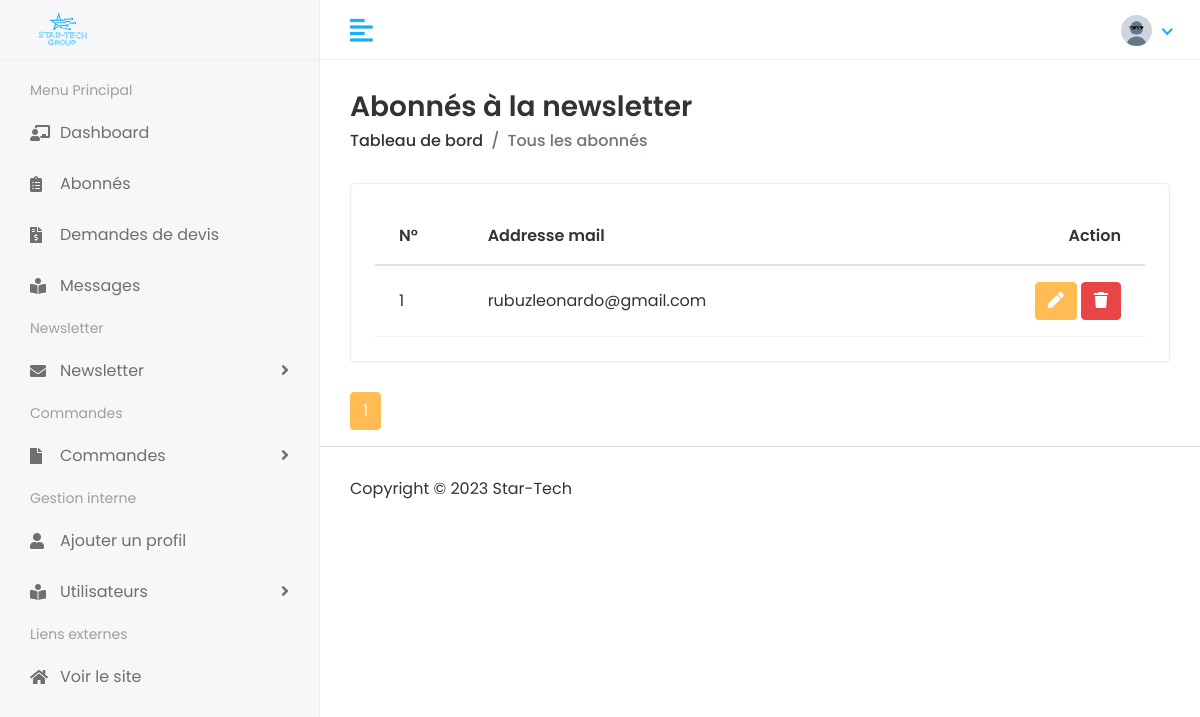
Before: /dashboard/subscribers (signed in) with the older database file.
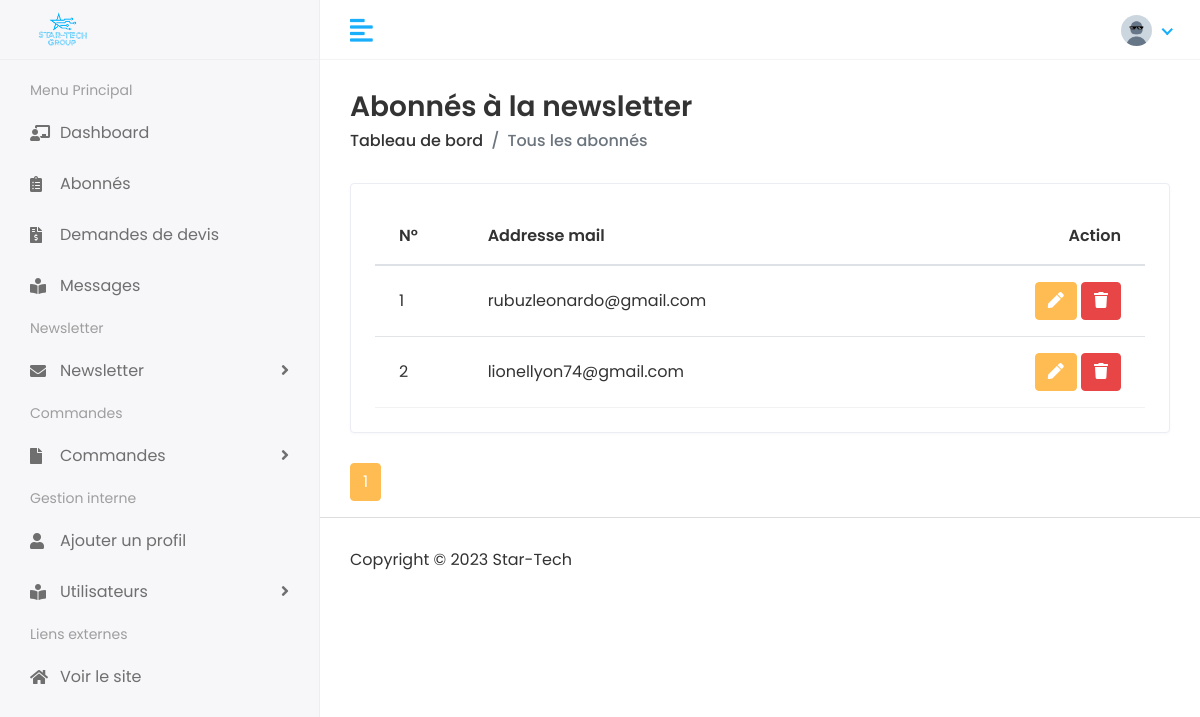
After: the same page with the newer database file.
### visiteurs/models.py (models this page shows, shortened)
class Subscriber(models.Model):
    email = models.EmailField(max_length=50, unique=True)  #Supprimer ce commentaire après l'ajout de la contrainte d'unicité
    date = models.DateTimeField(auto_now=True)

### administration/views.py (the view)
# urls.py: path('dashboard/subscribers', subscribers ,name="subscribers"),
@login_required(login_url='login')
def subscribers(request):
    p = Paginator(Subscriber.objects.all(), 5)
    page = request.GET.get('page')
    subscribers = p.get_page(page)
    context = {
        'subscribers' : subscribers
    }
    return render(request, 'admin/subscribers.html', context)

### templates/admin/subscribers.html (shortened to what this page needs)
{% extends "admin/base_admin.html" %}
{% block content %}
{% load static %}
<div class="content container-fluid">
    <div class="page-header">
        <div class="row align-items-center">
            <div class="col">
                <h3 class="page-title">Abonnés à la newsletter</h3>
                <ul class="breadcrumb">
                    <li class="breadcrumb-item"><a href="index.html">Tableau de bord</a></li>
                    <li class="breadcrumb-item active">Tous les abonnés</li>
                </ul>
            </div>
        </div>
    </div>
    <div class="row">
        <div class="col-sm-12">
            <div class="card card-table">
                <div class="card-body">
                    <div class="table-responsive">
                        <table class="table table-hover table-center mb-0 datatable">
                            <thead>
                                <tr>
                                    <th>N°</th>
                                    <th>Addresse mail</th>
                                    <th class="text-right">Action</th>
                                </tr>
                            </thead>
                            <tbody>
                                {% for item in subscribers %}
                                    <tr>
                                        <td>{{ item.id }}</td>
                                        <td>{{ item.email }}</td>
                                        <td class="text-right">
                                            <div class="actions">
                                                <a href="{% url 'send_message' item.pk %}" class="btn btn-primary">
                                                    <i class="fas fa-pen"></i>
                                                </a>
                                                <a href="{% url 'subscriber_delete' item.pk %}" class="btn btn-danger">
                                                    <i class="fas fa-trash"></i>
                                                </a>
                                            </div>
                                        </td>
                                    </tr>
                                {% endfor %}
                            </tbody>
                        </table>
                    </div>
                </div>
            </div>
        </div>
    </div>
    <div class="row">
        <div class="col-sm-12">
            <ul class="pagination">
                <li class="page-item active">
                    <a class="page-link" href="#">{{ subscribers.number }} <span class="sr-only">(current)</span></a>
                </li>
            </ul>
        </div>
    </div>
</div>
{% endblock content %}

Changed rows visible on the page:
added Subscriber: id "2", email "lionellyon74@gmail.com"
